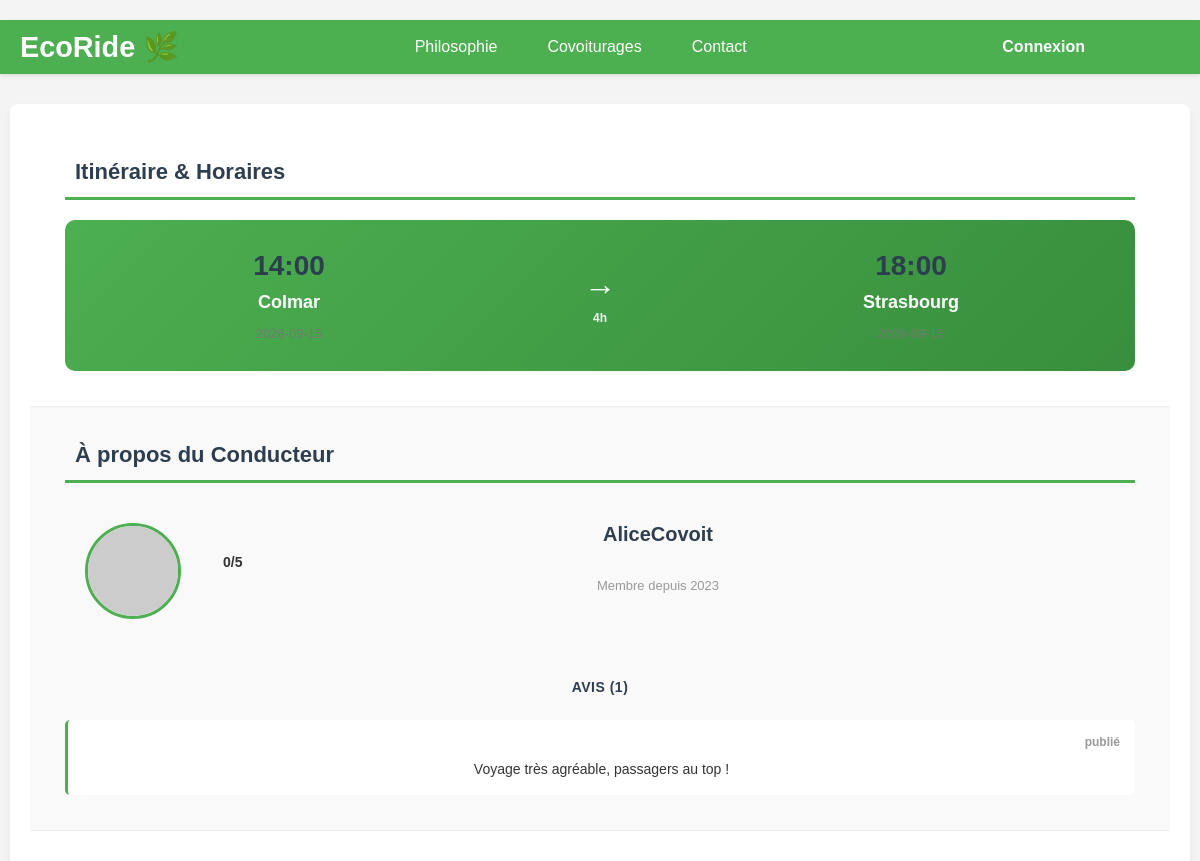
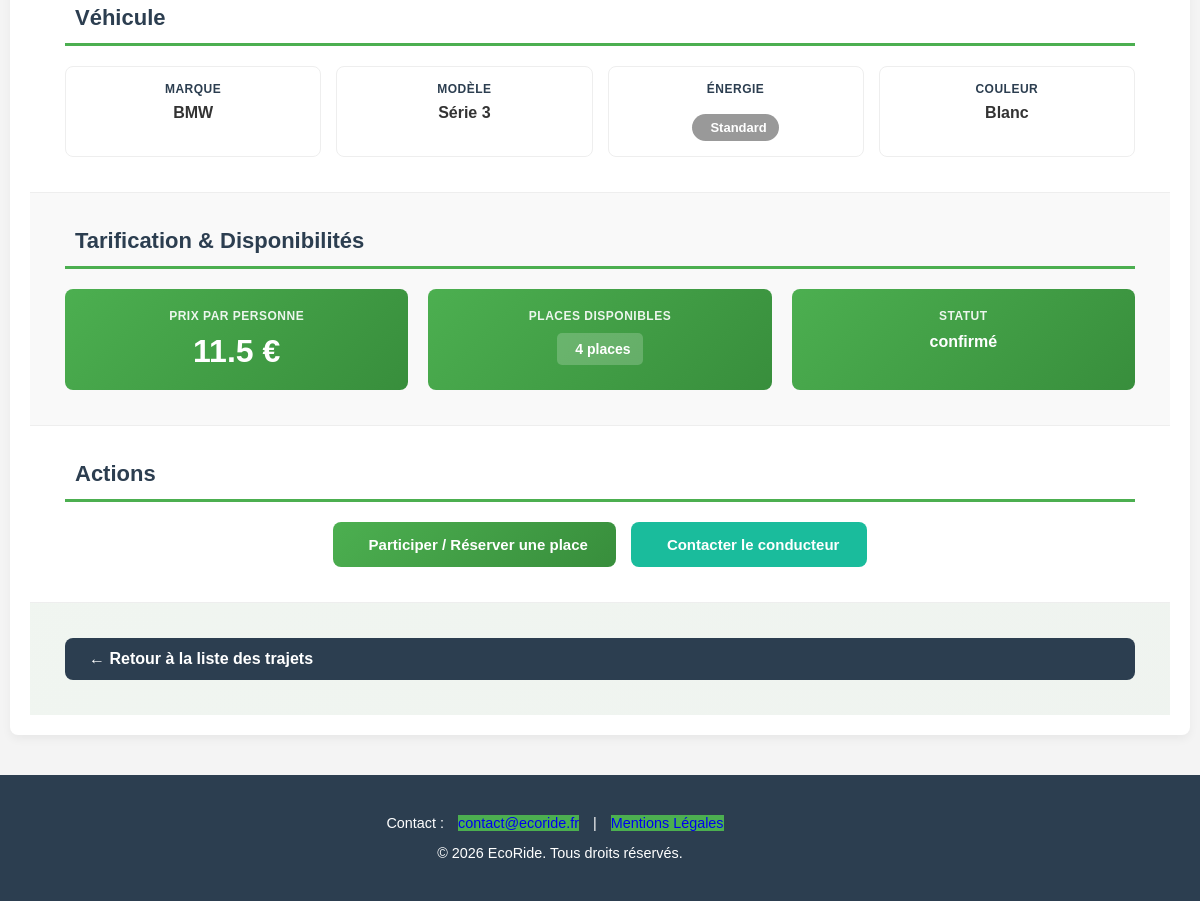
Screenshot of /public/index.php?p=trajet-detail&id=42 with the database file from the repository (2 pictures, top to bottom).
### tables this page shows
CREATE TABLE IF NOT EXISTS `covoiturage` (
  `covoiturage_id` INT NOT NULL AUTO_INCREMENT,
  `date_depart` DATE NOT NULL,
  `heure_depart` TIME NOT NULL,  
  `lieu_depart` VARCHAR(50) NOT NULL,
  `date_arrivee` DATE NULL,
  `heure_arrivee` TIME NULL,
  `lieu_arrivee` VARCHAR(50) NOT NULL,
  `statut_covoiturage_id` INT NOT NULL,  
  `nb_place` INT NOT NULL,
  `prix_personne` FLOAT NOT NULL,
  `voiture_id` INT NOT NULL,  
  PRIMARY KEY (`covoiturage_id`),
  INDEX `fk_covoiturage_voiture_utilise_idx` (`voiture_id` ASC),
  INDEX `fk_statut_covoiturage_idx` (`statut_covoiturage_id` ASC),
  CONSTRAINT `fk_covoiturage_voiture_utilise`
    FOREIGN KEY (`voiture_id`)
    REFERENCES `voiture` (`voiture_id`),
  CONSTRAINT `fk_statut_covoiturage_id`
    FOREIGN KEY (`statut_covoiturage_id`)
    REFERENCES `statut_covoiturage` (`statut_covoiturage_id`)
);

CREATE TABLE IF NOT EXISTS `utilisateur` (
  `utilisateur_id` INT NOT NULL AUTO_INCREMENT,
  `nom` VARCHAR(50) NOT NULL,
  `prenom` VARCHAR(50) NOT NULL,
  `email` VARCHAR(50) NOT NULL UNIQUE,  
  `password` VARCHAR(50) NOT NULL,
  `telephone` VARCHAR(50) NULL,
  `adresse` VARCHAR(50) NULL,
  `date_naissance` VARCHAR(50) NULL,  
  `photo` BLOB NULL,
  `pseudo` VARCHAR(50) NOT NULL UNIQUE,
  `role_id` INT NOT NULL,  
  `credit` INT NOT NULL,
  PRIMARY KEY (`utilisateur_id`),
  INDEX `fk_utilisateur_role_idx` (`role_id` ASC),
  CONSTRAINT `fk_utilisateur_role`
    FOREIGN KEY (`role_id`)
    REFERENCES `role` (`role_id`)
);

CREATE TABLE IF NOT EXISTS `avis` (
  `avis_id` INT NOT NULL AUTO_INCREMENT,
  `commentaire` VARCHAR(500) NULL,
  `note_id` INT NOT NULL,  
  `statut_avis_id` INT NOT NULL,  
  `utilisateur_id` INT NOT NULL,  
  PRIMARY KEY (`avis_id`),
  INDEX `fk_avis_utilisateur_depose_idx` (`utilisateur_id` ASC),
  INDEX `fk_statut_avis_idx` (`statut_avis_id` ASC),
  INDEX `fk_note_idx` (`note_id` ASC),
  CONSTRAINT `fk_avis_utilisateur_depose`
    FOREIGN KEY (`utilisateur_id`)
    REFERENCES `utilisateur` (`utilisateur_id`),
  CONSTRAINT `fk_statut_avis_id`
    FOREIGN KEY (`statut_avis_id`)
    REFERENCES `statut_avis` (`statut_avis_id`),
  CONSTRAINT `fk_note_id`
    FOREIGN KEY (`note_id`)
    REFERENCES `note` (`note_id`)

);

CREATE TABLE IF NOT EXISTS `note` (
  `note_id` INT NOT NULL AUTO_INCREMENT,
  `libelle` VARCHAR(50) NOT NULL UNIQUE,
  PRIMARY KEY (`note_id`)
);

CREATE TABLE IF NOT EXISTS `statut_avis` (
  `statut_avis_id` INT NOT NULL AUTO_INCREMENT,
  `libelle` VARCHAR(50) NOT NULL UNIQUE,
  PRIMARY KEY (`statut_avis_id`)
);

CREATE TABLE IF NOT EXISTS `marque` (
  `marque_id` INT NOT NULL AUTO_INCREMENT,
  `libelle` VARCHAR(50) NOT NULL UNIQUE,
  PRIMARY KEY (`marque_id`)
);

CREATE TABLE IF NOT EXISTS `voiture` (
  `voiture_id` INT NOT NULL AUTO_INCREMENT,
  `modele` VARCHAR(50) NOT NULL,
  `immatriculation` VARCHAR(50) NOT NULL UNIQUE,
  `energie` VARCHAR(50) NOT NULL,
  `couleur` VARCHAR(50) NULL,
  `date_premiere_immatriculation` VARCHAR(50) NULL,  
  `marque_id` INT NOT NULL,  
  `utilisateur_id` INT NOT NULL,
  PRIMARY KEY (`voiture_id`),
  INDEX `fk_voiture_marque_detient_idx` (`marque_id` ASC),
  INDEX `fk_voiture_utilisateur_idx` (`utilisateur_id` ASC),
  CONSTRAINT `fk_voiture_marque_detient`
    FOREIGN KEY (`marque_id`)
    REFERENCES `marque` (`marque_id`),
  CONSTRAINT `fk_voiture_utilisateur` 
	FOREIGN KEY (`utilisateur_id`) 
    REFERENCES `utilisateur` (`utilisateur_id`)
);

CREATE TABLE IF NOT EXISTS `statut_covoiturage` (
  `statut_covoiturage_id` INT NOT NULL AUTO_INCREMENT,
  `libelle` VARCHAR(50) NOT NULL UNIQUE,
  PRIMARY KEY (`statut_covoiturage_id`)
);

### app/Views/covoiturages/trajet_detail.php (the view, shortened to what the rows shown need)
<section class="presentation-section">
    <div class="presentation-content">
    <?php if (isset($covoiturage)): ?>
        <section class="details-section itinerary-section">
            <h2 class="section-title"><i class="fa-solid fa-map"></i> Itinéraire & Horaires</h2>
            <div class="itinerary-container">
                <div class="journey-point departure">
                    <div class="time"><?= htmlspecialchars(substr($covoiturage->heure_depart, 0, 5)); ?></div>
                    <div class="city"><?= htmlspecialchars($covoiturage->lieu_depart); ?></div>
                    <div class="date"><?= htmlspecialchars($covoiturage->date_depart); ?></div>
                </div>
                <div class="journey-arrow">
                    <span class="arrow">→</span>
                    <span class="duration" id="journey-duration">Durée</span>
                </div>
                <div class="journey-point arrival">
                    <div class="time"><?= htmlspecialchars(substr($covoiturage->heure_arrivee, 0, 5)); ?></div>
                    <div class="city"><?= htmlspecialchars($covoiturage->lieu_arrivee); ?></div>
                    <div class="date"><?= htmlspecialchars($covoiturage->date_arrivee); ?></div>
                </div>
            </div>
        </section>
        <section class="details-section driver-section">
            <h2 class="section-title"><i class="fa-solid fa-user-circle"></i> À propos du Conducteur</h2>
            <div class="driver-card">
                <div class="driver-header">
                    <img class="driver-avatar" src="https://placehold.co/80x80/4CAF50/ffffff?text=<?= htmlspecialchars(substr($covoiturage->pseudo, 0, 2)); ?>" alt="<?= htmlspecialchars($covoiturage->pseudo); ?>">
                    <div class="driver-info">
                        <h3 class="driver-name"><?= htmlspecialchars($covoiturage->pseudo); ?></h3>
                        <div class="driver-rating">
                                <?php
                                $rating = isset($covoiturage->avis) && !empty($covoiturage->avis)
                                    ? array_sum(array_map(function ($a) {
                                        return floatval($a->note);
                                    }, $covoiturage->avis)) / count($covoiturage->avis)
                                    : 0;
                                $rating = round($rating, 1);
                                ?>
                            <span class="rating-value"><?= htmlspecialchars($rating); ?>/5</span>
                        </div>
                        <p class="member-since">Membre depuis 2023</p>
                    </div>
                </div>
                <div class="reviews-container">
                    <h3 class="subsection-title">Avis (<?= isset($covoiturage->avis) ? count($covoiturage->avis) : 0; ?>)</h3>
                    <?php if (isset($covoiturage->avis) && !empty($covoiturage->avis)): ?>
                        <div class="reviews-list">
                            <?php foreach ($covoiturage->avis as $avis): ?>
                                <div class="review-item">
                                    <div class="review-header">
                                        <span class="review-date"><?= htmlspecialchars($avis->statut ?? 'Positif'); ?></span>
                                    </div>
                                    <p class="review-comment"><?= htmlspecialchars($avis->commentaire ?? ''); ?></p>
                                </div>
                            <?php endforeach; ?>
                        </div>
                    <?php else: ?>
                        <p class="no-reviews">Aucun avis pour le moment</p>
                    <?php endif; ?>
                </div>
            </div>
        </section>
        <section class="details-section vehicle-section">
            <h2 class="section-title"><i class="fa-solid fa-car"></i> Véhicule</h2>
            <div class="vehicle-card">
                <div class="vehicle-info-grid">
                    <div class="vehicle-info-item">
                        <span class="label">Marque</span>
                        <span class="value"><?= htmlspecialchars($covoiturage->marque); ?></span>
                    </div>
                    <div class="vehicle-info-item">
                        <span class="label">Modèle</span>
                        <span class="value"><?= htmlspecialchars($covoiturage->modele); ?></span>
                    </div>
                    <div class="vehicle-info-item">
                        <span class="label">Énergie</span>
                        <span class="value">
                            <?php
                            if ($energie_normalized === 'electrique') {
                                echo '<span class="eco-badge"><i class="fa-solid fa-leaf"></i> Écologique</span>';
                            } else {
                                echo '<span class="eco-badge standard-badge"><i class="fa-solid fa-car"></i> Standard</span>';
                            }
                            ?>
                        </span>
                    </div>
                    <div class="vehicle-info-item">
                        <span class="label">Couleur</span>
                        <span class="value"><?= htmlspecialchars($covoiturage->couleur ?? 'Non spécifiée'); ?></span>
                    </div>
                </div>
            </div>
        </section>
        <section class="details-section pricing-section">
            <h2 class="section-title"><i class="fa-solid fa-euro-sign"></i> Tarification & Disponibilités</h2>
            <div class="pricing-grid">
                <div class="pricing-item">
                    <span class="label">Prix par personne</span>
                    <span class="price-value"><?= htmlspecialchars($covoiturage->prix_personne); ?> €</span>
                </div>
                <div class="pricing-item">
                    <span class="label">Places disponibles</span>
                    <span class="value">
                        <?php
                        $nb_place = intval($covoiturage->nb_place);
                        if ($nb_place > 0) {
                            echo '<span class="seats-available"><i class="fa-solid fa-chair"></i> ' . htmlspecialchars($nb_place) . ' place' . ($nb_place > 1 ? 's' : '') . '</span>';
                        } else {
                            echo '<span class="seats-full"><i class="fa-solid fa-ban"></i> Complet</span>';
                        }
                        ?>
                    </span>
                </div>
                <div class="pricing-item">
                    <span class="label">Statut</span>
                    <span class="value"><?= htmlspecialchars($covoiturage->statut); ?></span>
                </div>
            </div>
        </section>
        <section class="details-section actions-section">
            <h2 class="section-title"><i class="fa-solid fa-calendar-check"></i> Actions</h2>
            <div class="action-buttons">
                <?php
                $nb_place = intval($covoiturage->nb_place);
                if ($nb_place > 0) {
                ?>
                    <form method="POST" id="formParticiper">
                        <button type="submit" class="btn-action btn-reserve">
                            <i class="fa-solid fa-check"></i> Participer / Réserver une place
                        </button>
                    </form>
                <?php
                } else {
                    echo '<button class="btn-action btn-disabled" disabled><i class="fa-solid fa-ban"></i> Complet</button>';
                }
                ?>
                <button class="btn-action btn-contact"><i class="fa-solid fa-envelope"></i> Contacter le conducteur</button>
            </div>
        </section>
        <section class="details-section return-section">
            <a href="index.php?p=trajet" class="btn-back">← Retour à la liste des trajets</a>
        </section>
    <?php endif; ?>
    </div>
</section>

### rows the page displays
covoiturage: heure_depart "14:00", lieu_depart "Colmar", heure_arrivee "18:00", lieu_arrivee "Strasbourg", utilisateur.pseudo "AliceCovoit", marque.libelle "BMW", voiture.modele "Série 3", voiture.couleur "Blanc", prix_personne "11.5", nb_place "4", statut_covoiturage.libelle "confirmé"
avis: note.libelle "0", statut_avis.libelle "publié", commentaire "Voyage très agréable, passagers au top !"

### other values shown
count($covoiturage->avis) "1"
